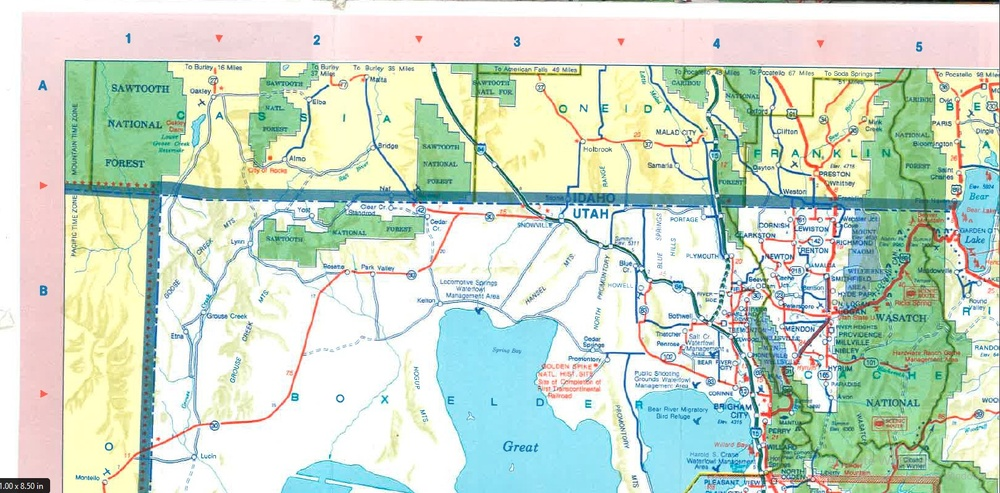
%> input picture CS 4640/A1/map1.jpg, 1000 x 493 px, shrunk from 1477 x 728 before the run
$ octave getIndex.m   (GNU Octave 9; MATLAB toolbox functions it lacks are replaced by stand-ins)
%> lines starting %> are read from the running program, lines starting %| are printed output that depends on the picture
RGB = imread('map1.jpg');
%> RGB is the input picture: size 493x1000x3 uint8; mean R, G, B 203.9, 219.4, 201.5
gray = rgb2gray(RGB);
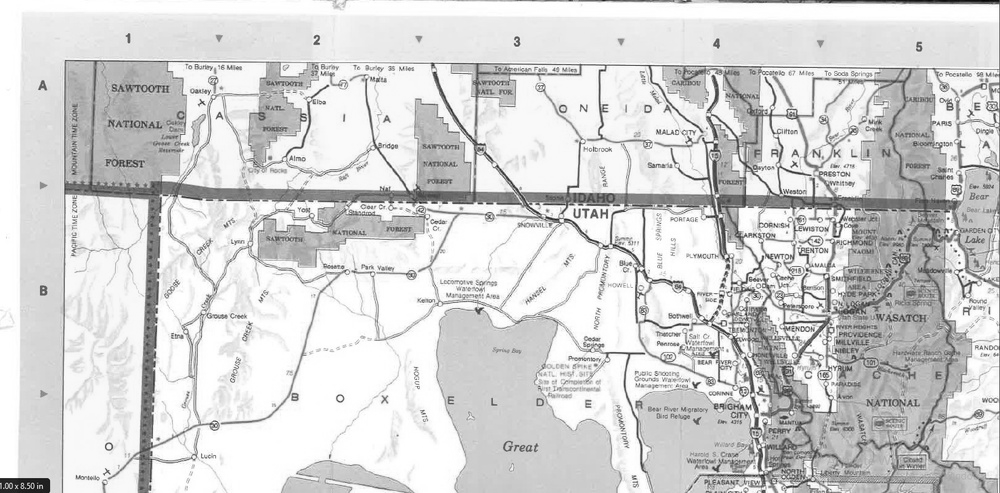
%> gray: size 493x1000 uint8; min 2, max 255, mean 212.7
r=RGB(:,:,1);
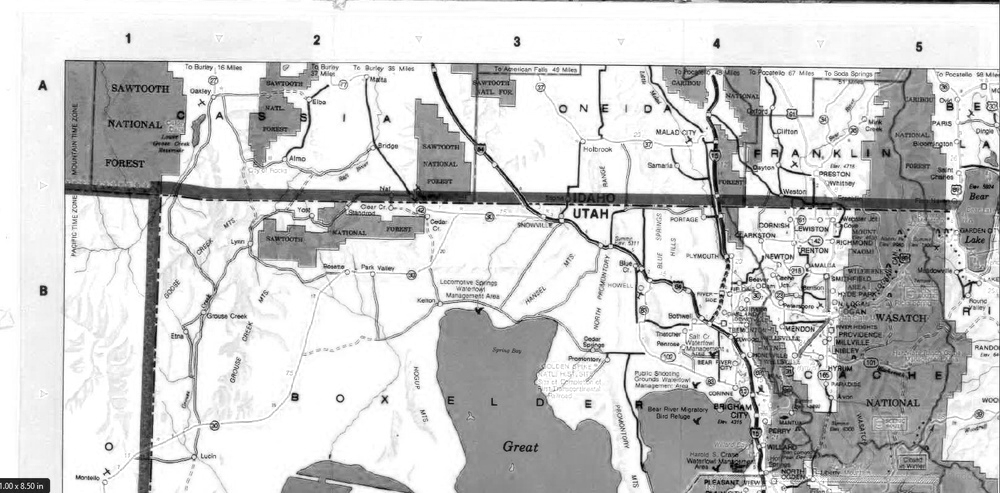
%> r: size 493x1000 uint8; min 0, max 255, mean 203.9
g=RGB(:,:,2);
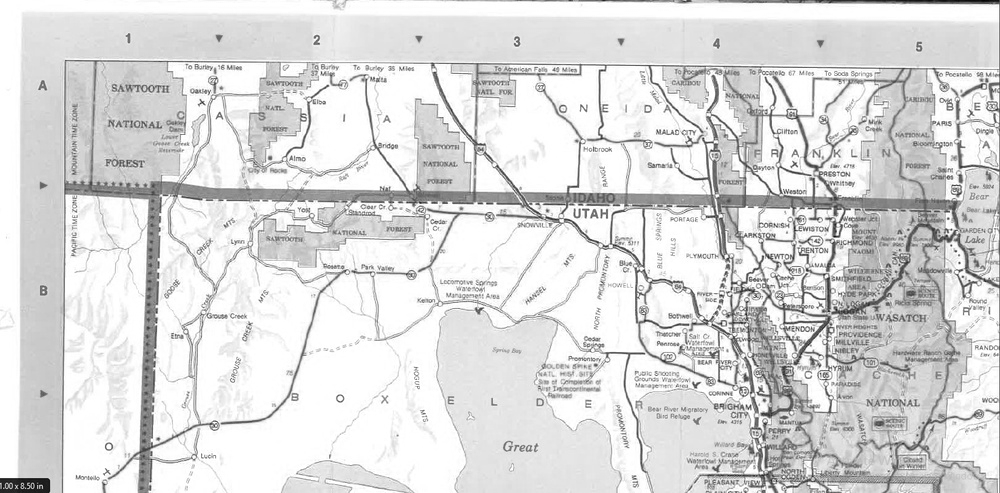
%> g: size 493x1000 uint8; min 0, max 255, mean 219.4
b=RGB(:,:,3);
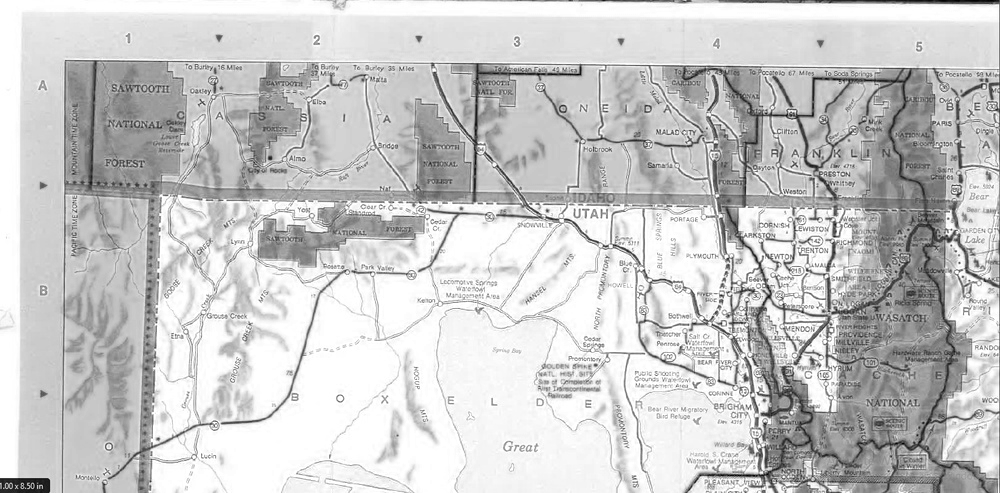
%> b: size 493x1000 uint8; min 0, max 255, mean 201.5
rV=r(:);
bV=b(:);
gV=g(:);
mat=[rV,gV,bV];
grayVector = gray(:);
grayVector = double(grayVector);
mat = double(mat);
x = grayVector\mat;
%> x = [0.971 1.03 0.944]

$ run again, with CS 4640/A1/Capture.PNG saved as CS 4640/A1/map1.jpg
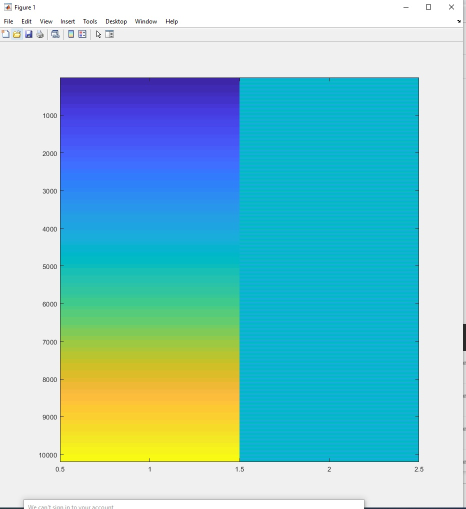
%> input picture CS 4640/A1/Capture.PNG, 931 x 1018 px (shown at 1/2 size)
%> RGB is the input picture: size 1018x931x3 uint8; mean R, G, B 135.1, 198.7, 203.4
%> `r=RGB(:,:,1);`:
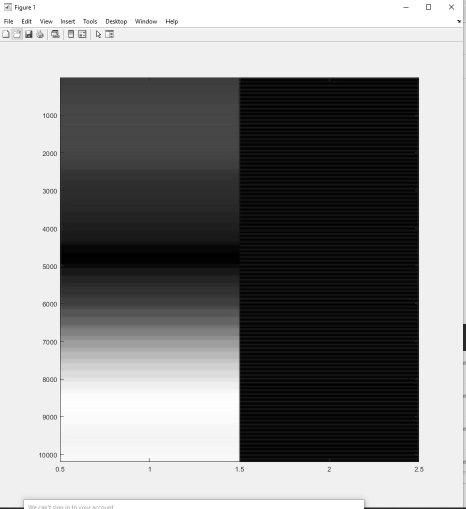
%> r: size 1018x931 uint8 (shown at 1/2 size); min 0, max 255, mean 135.1
%> `b=RGB(:,:,3);`:
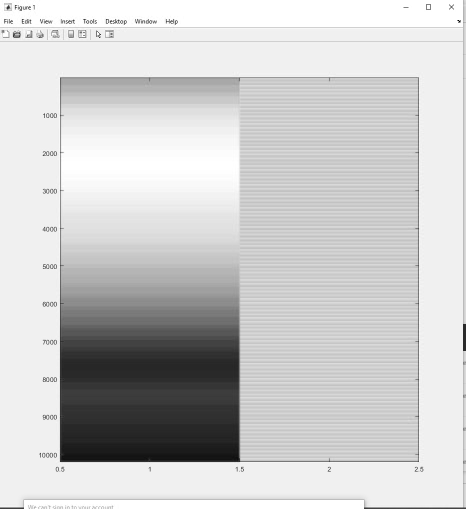
%> b: size 1018x931 uint8 (shown at 1/2 size); min 0, max 255, mean 203.4
%> x = [0.838 1.07 1.05]
